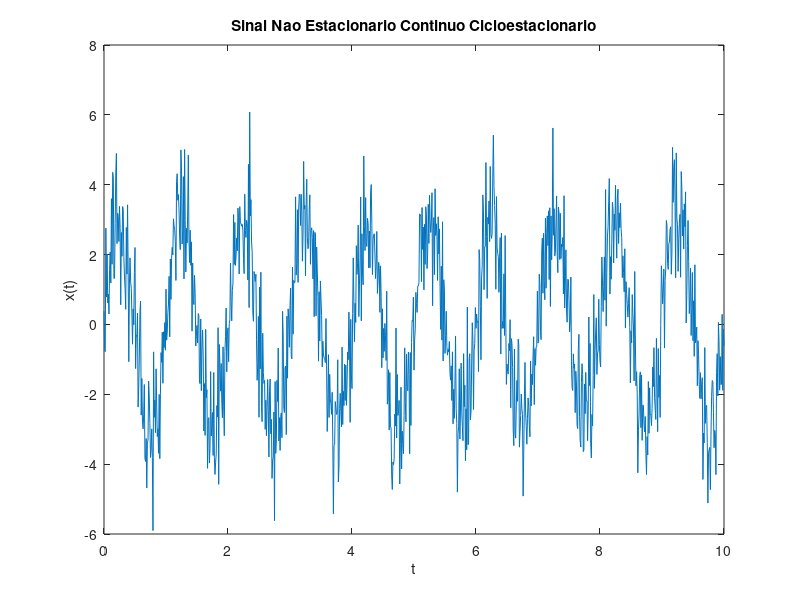

Here is the MATLAB script that generated this plot:
% Exemplo Sinal Não Estacionario Contínuo Cicloestacionário
t=0:0.01:10; 
xt=3*sin(2*pi*t);
ruido=randn(1,length(t)); 
xt_ruido=xt+ruido;
plot(t,xt_ruido); 
title('Sinal Nao Estacionario Continuo Cicloestacionario');
xlabel('t');
ylabel('x(t)');
